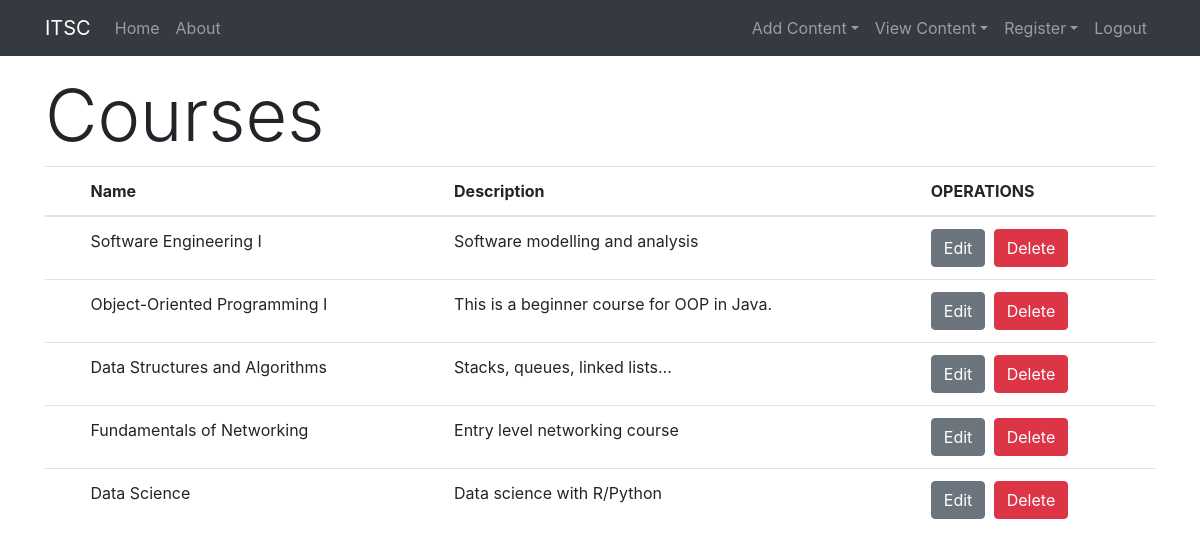
The app's page /pages/view_courses (signed in) with its own data.
### tables this page shows
CREATE TABLE `courses` (
  `id` int(11) NOT NULL,
  `Name` varchar(255) DEFAULT NULL,
  `Description` varchar(255) NOT NULL
);

### app/controllers/Pages.php (called while the page is built, shortened)
<?php
class Pages extends Controller
{
    public function __construct()
    {
        $this->Model = $this->model('Content');
    }
    public function view_courses()
    {
        $result = $this->Model->fetch_courses();
        $this->generateTable($result, 'Courses');
    }
    private function generateTable($result, $header){
        $data = [
            'header' => $header,
            'fields' => $result[0],
            'rows' => $result[1]
        ];
        $this->view('pages/tables', $data);
    }
}

### app/libraries/Core.php (called while the page is built, shortened)
<?php
class Core
{
    protected $currentMethod = 'index';
    public function __construct()
    {
        $url = $this->getUrl();
        if (file_exists('../app/controllers/' . ucwords($url[0]) . '.php')) {
            unset($url[0]);
        }
        $this->currentController = new $this->currentController;
        if (isset($url[1])) {
            if (method_exists($this->currentController, $url[1])) {
                $this->currentMethod = $url[1];
                unset($url[1]);
            }
        }
        $this->params = $url ? array_values($url) : [];
        call_user_func_array([$this->currentController, $this->currentMethod], $this->params);
    }
    public function getUrl()
    {
        if (isset($_GET['url'])) {
            $url = rtrim($_GET['url'], '/');
            $url = filter_var($url, FILTER_SANITIZE_URL);
            $url = explode('/', $url);
            return $url;
        }
    }
}

### public/index.php (called while the page is built, shortened)
<?php
  $init = new Core;

### app/libraries/Database.php (called while the page is built, shortened)
<?php
class Database
{
    private $host = DB_HOST;
    private $user = DB_USER;
    private $pass = DB_PASS;
    private $dbname = DB_NAME;
    private $dbh;
    private $stmt;
    public function __construct()
    {
        $dsn = 'mysql:host=' . $this->host . ';dbname=' . $this->dbname;
        $options = array(
            PDO::ATTR_PERSISTENT => true,
            PDO::ATTR_ERRMODE => PDO::ERRMODE_EXCEPTION,
        );
        try {
            $this->dbh = new PDO($dsn, $this->user, $this->pass, $options);
        } catch (PDOException $e) {
            $this->error = $e->getMessage();
            echo $this->error;
        }
    }
    public function query($sql)
    {
        $this->stmt = $this->dbh->prepare($sql);
    }
    public function execute()
    {
        return $this->stmt->execute();
    }
    public function resultSet($tablename)
    {
        $this->execute();
        $q = $this->dbh->prepare("DESCRIBE $tablename");
        $q->execute();
        $table_fields = $q->fetchAll(PDO::FETCH_COLUMN);
        return array($table_fields, $this->stmt->fetchAll(PDO::FETCH_ASSOC));
    }
}

### app/models/Content.php (called while the page is built, shortened)
<?php
class Content
{
    private $db;
    public function __construct()
    {
        $this->db = new Database;
    }
    public function fetch_courses(){
        $this->db->query('SELECT * FROM courses');
        $result = $this->db->resultSet('courses');
        return $result;
    }
}

### app/views/pages/tables.php (the view, shortened to what this page needs)
<?php require APPROOT . '/views/inc/header.php';?>
<h1 class="display-3"><?php echo $data['header']; ?></h1>
<?php $arr = array();
$countA = 0;
$countB = 0;?>
<table class="table">
  <thead>
    <tr>
    <?php foreach ($data['fields'] as $field): ?>
        <th scope="col">
        <?php if ($field != 'password' && $field != 'id' && $field != 'image_directory') {
    echo $field;
    array_push($arr, $countA);
    $countA += 1;
} else {
    $countA += 1;
    continue;
}
?>
        </th>
    <?php endforeach?>
    <th scope="col">OPERATIONS</th>
    </tr>
  </thead>
  <tbody>
    <?php foreach ($data['rows'] as $row): ?>
        <tr>
        <?php foreach ($row as $singleRow): ?>
            <td>
                <?php if (in_array($countB, $arr)):
    echo $singleRow;
    $countB += 1;
    ?>
		                <?php else:$countB += 1;
    continue;?>
		                <?php endif;?>
            </td>
        <?php endforeach?>
        <?php $countB = 0;?>
        <td>
                        <div class="btn-toolbar" role="toolbar" aria-label="Toolbar with button groups">
                        <div class="btn-group mr-2" role="group" aria-label="First group">
                        <form action="<?php echo URLROOT; ?>/updates/edit<?php echo rtrim($data["header"], 's');?>/<?php echo $row['id'];?>" method="get">
                            <button type="submit" class="btn btn-secondary">Edit</button>
                        </form>
                        <span><pre> </pre></span>
                        <form action="<?php echo URLROOT; ?>/updates/delete<?php echo rtrim($data["header"], 's');?>/<?php echo $row['id'];?>" method="post">
                          <button type="submit" class="btn btn-danger">Delete</button>
                        </form>
                        </div>
                    </div>
        </td>
        </tr>
    <?php endforeach?>
  </tbody>
</table>
<?php require APPROOT . '/views/inc/footer.php';?>

### app/libraries/Controller.php (shortened to what this page needs)
<?php
class Controller
{
    public function view($view, $data = [])
    {
        if (file_exists('../app/views/' . $view . '.php')) {
            require_once '../app/views/' . $view . '.php';
        } else {
            die('View does not exist');
        }
    }
}

### app/views/inc/header.php (shortened to what this page needs)
<!DOCTYPE html>
<html lang="en">
<head>
  <link rel="stylesheet" href="https://maxcdn.bootstrapcdn.com/bootstrap/4.0.0-beta/css/bootstrap.min.css">
  <link href="https://maxcdn.bootstrapcdn.com/font-awesome/4.7.0/css/font-awesome.min.css" rel="stylesheet">
  <link rel="stylesheet" href="<?php echo URLROOT; ?>/css/style.css">
</head>
<body>
  <?php require APPROOT . '/views/inc/navbar.php';?>
  <div class="container">

### app/views/inc/navbar.php (shortened to what this page needs)
<nav class="navbar navbar-expand-lg navbar-dark bg-dark mb-3">
  <div class="container">
      <a class="navbar-brand" href="<?php echo URLROOT; ?>"><?php echo SITENAME; ?></a>
      <div class="collapse navbar-collapse" id="navbarsExampleDefault">
        <ul class="navbar-nav mr-auto">
          <li class="nav-item">
            <a class="nav-link" href="<?php echo URLROOT; ?>">Home</a>
          </li>
          <li class="nav-item">
            <a class="nav-link" href="<?php echo URLROOT; ?>/pages/about">About</a>
          </li>
        </ul>
        <ul class="navbar-nav ml-auto">
          <?php if (isset($_SESSION['user_id'])  && ($_SESSION['user_role'] == 'Admin')): ?>
          <li class="nav-item dropdown">
            <a class="nav-link dropdown-toggle" data-toggle="dropdown" href="#" role="button" aria-haspopup="true" aria-expanded="false">Add Content</a>
          </li>
          <li class="nav-item dropdown">
            <a class="nav-link dropdown-toggle" data-toggle="dropdown" href="#" role="button" aria-haspopup="true" aria-expanded="false">View Content</a>
          </li>
          <li class="nav-item dropdown">
            <a class="nav-link dropdown-toggle" data-toggle="dropdown" href="#" role="button" aria-haspopup="true" aria-expanded="false">Register</a>
          </li>
          <li class="nav-item">
              <a class="nav-link" href="<?php echo URLROOT; ?>/users/logout">Logout</a>
            </li>
          <?php elseif (isset($_SESSION['user_id']) && ($_SESSION['user_role'] == 'Student' || $_SESSION['user_role'] == 'Teacher')) : ?>
          <li class="nav-item">
              <a class="nav-link" href="<?php echo URLROOT; ?>/users/logout">Logout</a>
            </li>
          <?php else : ?>
          <li class="nav-item">
            <a class="nav-link" href="<?php echo URLROOT; ?>/users/login">Login</a>
          </li>
          <?php endif;?>
        </ul>
      </div>
    </div>
  </nav>

### app/views/inc/footer.php (shortened to what this page needs)
  </div>
</body>
</html>

### records on screen
courses: Name "Software Engineering I", Description "Software modelling and analysis"
courses: Name "Object-Oriented Programming I", Description "This is a beginner course for OOP in Java."
courses: Name "Data Structures and Algorithms", Description "Stacks, queues, linked lists..."
courses: Name "Fundamentals of Networking", Description "Entry level networking course"
courses: Name "Data Science", Description "Data science with R/Python"

### other values on screen
SITENAME "ITSC"
$data['header'] "Courses"
$field "Name"
$field "Description"
